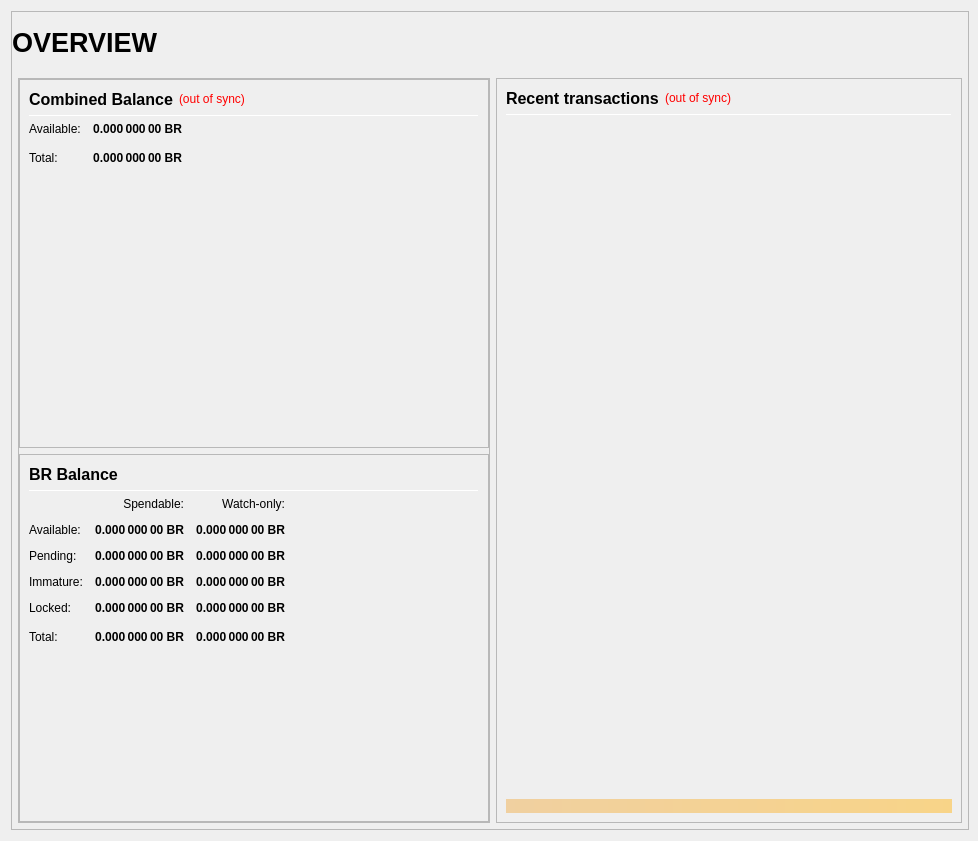
<?xml version="1.0" encoding="UTF-8"?>
<ui version="4.0">
 <class>OverviewPage</class>
 <widget class="QWidget" name="OverviewPage">
  <property name="geometry">
   <rect>
    <x>0</x>
    <y>0</y>
    <width>978</width>
    <height>841</height>
   </rect>
  </property>
  <property name="minimumSize">
   <size>
    <width>960</width>
    <height>682</height>
   </size>
  </property>
  <property name="windowTitle">
   <string>Form</string>
  </property>
  <layout class="QVBoxLayout" name="topLayout" stretch="1">
   <property name="rightMargin">
    <number>9</number>
   </property>
   <item>
    <widget class="QFrame" name="frame_BG">
     <property name="minimumSize">
      <size>
       <width>850</width>
       <height>610</height>
      </size>
     </property>
     <property name="maximumSize">
      <size>
       <width>16777215</width>
       <height>16777215</height>
      </size>
     </property>
     <property name="frameShape">
      <enum>QFrame::StyledPanel</enum>
     </property>
     <property name="frameShadow">
      <enum>QFrame::Raised</enum>
     </property>
     <layout class="QVBoxLayout" name="verticalLayout_3" stretch="1">
      <property name="leftMargin">
       <number>0</number>
      </property>
      <property name="topMargin">
       <number>0</number>
      </property>
      <property name="rightMargin">
       <number>0</number>
      </property>
      <property name="bottomMargin">
       <number>6</number>
      </property>
      <item>
       <layout class="QVBoxLayout" name="verticalLayout_Master" stretch="0,1">
        <property name="leftMargin">
         <number>0</number>
        </property>
        <property name="topMargin">
         <number>0</number>
        </property>
        <property name="rightMargin">
         <number>0</number>
        </property>
        <property name="bottomMargin">
         <number>0</number>
        </property>
        <item>
         <widget class="QFrame" name="frame_Header">
          <layout class="QVBoxLayout" name="verticalLayout_Header" stretch="0">
           <property name="leftMargin">
            <number>0</number>
           </property>
           <property name="topMargin">
            <number>0</number>
           </property>
           <property name="rightMargin">
            <number>0</number>
           </property>
           <property name="bottomMargin">
            <number>0</number>
           </property>
           <item>
            <layout class="QHBoxLayout" name="horizontalLayout_Header" stretch="1,0,1">
             <property name="spacing">
              <number>6</number>
             </property>
             <item>
              <widget class="QLabel" name="labelOverviewHeaderLeft">
               <property name="minimumSize">
                <size>
                 <width>464</width>
                 <height>60</height>
                </size>
               </property>
               <property name="maximumSize">
                <size>
                 <width>16777215</width>
                 <height>60</height>
                </size>
               </property>
               <property name="font">
                <font>
                 <pointsize>20</pointsize>
                 <weight>75</weight>
                 <bold>true</bold>
                </font>
               </property>
               <property name="text">
                <string>OVERVIEW</string>
               </property>
               <property name="alignment">
                <set>Qt::AlignLeading|Qt::AlignLeft|Qt::AlignVCenter</set>
               </property>
              </widget>
             </item>
             <item>
              <spacer name="horizontalSpacer_Header">
               <property name="orientation">
                <enum>Qt::Horizontal</enum>
               </property>
               <property name="sizeHint" stdset="0">
                <size>
                 <width>40</width>
                 <height>20</height>
                </size>
               </property>
              </spacer>
             </item>
             <item>
              <widget class="QLabel" name="labelOverviewHeaderRight">
               <property name="minimumSize">
                <size>
                 <width>464</width>
                 <height>60</height>
                </size>
               </property>
               <property name="maximumSize">
                <size>
                 <width>16777215</width>
                 <height>60</height>
                </size>
               </property>
               <property name="font">
                <font>
                 <pointsize>14</pointsize>
                </font>
               </property>
               <property name="text">
                <string/>
               </property>
               <property name="alignment">
                <set>Qt::AlignRight|Qt::AlignTrailing|Qt::AlignVCenter</set>
               </property>
              </widget>
             </item>
            </layout>
           </item>
          </layout>
         </widget>
        </item>
        <item>
         <widget class="QFrame" name="frame_Content">
          <layout class="QVBoxLayout" name="verticalLayout_Content">
           <property name="leftMargin">
            <number>6</number>
           </property>
           <property name="topMargin">
            <number>0</number>
           </property>
           <property name="rightMargin">
            <number>6</number>
           </property>
           <property name="bottomMargin">
            <number>0</number>
           </property>
           <item>
            <layout class="QHBoxLayout" name="horizontalLayout_Content" stretch="1,1">
             <property name="spacing">
              <number>6</number>
             </property>
             <item>
              <layout class="QVBoxLayout" name="verticalLayout_left" stretch="1">
               <item>
                <widget class="QFrame" name="frameObfuscation">
                 <property name="minimumSize">
                  <size>
                   <width>0</width>
                   <height>0</height>
                  </size>
                 </property>
                 <property name="frameShape">
                  <enum>QFrame::StyledPanel</enum>
                 </property>
                 <property name="frameShadow">
                  <enum>QFrame::Raised</enum>
                 </property>
                 <layout class="QVBoxLayout" name="verticalLayout" stretch="0,0,0">
                  <property name="leftMargin">
                   <number>0</number>
                  </property>
                  <property name="topMargin">
                   <number>0</number>
                  </property>
                  <property name="rightMargin">
                   <number>0</number>
                  </property>
                  <property name="bottomMargin">
                   <number>0</number>
                  </property>
                  <item>
                   <widget class="QFrame" name="frame_CombinedBalances">
                    <property name="minimumSize">
                     <size>
                      <width>470</width>
                      <height>0</height>
                     </size>
                    </property>
                    <property name="frameShape">
                     <enum>QFrame::StyledPanel</enum>
                    </property>
                    <property name="frameShadow">
                     <enum>QFrame::Raised</enum>
                    </property>
                    <layout class="QVBoxLayout" name="verticalLayout_5">
                     <item>
                      <layout class="QHBoxLayout" name="horizontalLayout_5" stretch="0,0,0">
                       <item>
                        <widget class="QLabel" name="label_5z">
                         <property name="minimumSize">
                          <size>
                           <width>0</width>
                           <height>20</height>
                          </size>
                         </property>
                         <property name="font">
                          <font>
                           <pointsize>12</pointsize>
                           <weight>75</weight>
                           <bold>true</bold>
                          </font>
                         </property>
                         <property name="toolTip">
                          <string>Combined Balance (including unconfirmed and immature coins)</string>
                         </property>
                         <property name="text">
                          <string>Combined Balance</string>
                         </property>
                        </widget>
                       </item>
                       <item>
                        <widget class="QLabel" name="labelWalletStatus">
                         <property name="cursor">
                          <cursorShape>WhatsThisCursor</cursorShape>
                         </property>
                         <property name="toolTip">
                          <string>The displayed information may be out of date. Your wallet automatically synchronizes with the BitcoinReal network after a connection is established, but this process has not completed yet.</string>
                         </property>
                         <property name="styleSheet">
                          <string notr="true">QLabel { color: red; }</string>
                         </property>
                         <property name="text">
                          <string notr="true">(out of sync)</string>
                         </property>
                         <property name="alignment">
                          <set>Qt::AlignLeading|Qt::AlignLeft|Qt::AlignVCenter</set>
                         </property>
                        </widget>
                       </item>
                       <item>
                        <spacer name="horizontalSpacer_1">
                         <property name="orientation">
                          <enum>Qt::Horizontal</enum>
                         </property>
                         <property name="sizeHint" stdset="0">
                          <size>
                           <width>40</width>
                           <height>20</height>
                          </size>
                         </property>
                        </spacer>
                       </item>
                      </layout>
                     </item>
                     <item>
                      <widget class="Line" name="line_CombinedBalance">
                       <property name="minimumSize">
                        <size>
                         <width>0</width>
                         <height>1</height>
                        </size>
                       </property>
                       <property name="maximumSize">
                        <size>
                         <width>16777215</width>
                         <height>1</height>
                        </size>
                       </property>
                       <property name="orientation">
                        <enum>Qt::Horizontal</enum>
                       </property>
                      </widget>
                     </item>
                     <item>
                      <layout class="QGridLayout" name="gridLayout_3">
                       <property name="spacing">
                        <number>12</number>
                       </property>
                       <item row="1" column="0">
                        <widget class="QLabel" name="labelBalanceTextz">
                         <property name="text">
                          <string>Available:</string>
                         </property>
                        </widget>
                       </item>
                       <item row="1" column="1">
                        <widget class="QLabel" name="labelBalancez">
                         <property name="font">
                          <font>
                           <weight>75</weight>
                           <bold>true</bold>
                          </font>
                         </property>
                         <property name="cursor">
                          <cursorShape>IBeamCursor</cursorShape>
                         </property>
                         <property name="toolTip">
                          <string>Your current spendable balance</string>
                         </property>
                         <property name="text">
                          <string notr="true">0.000 000 00 BR</string>
                         </property>
                         <property name="alignment">
                          <set>Qt::AlignRight|Qt::AlignTrailing|Qt::AlignVCenter</set>
                         </property>
                         <property name="textInteractionFlags">
                          <set>Qt::LinksAccessibleByMouse|Qt::TextSelectableByKeyboard|Qt::TextSelectableByMouse</set>
                         </property>
                        </widget>
                       </item>
                       <item row="2" column="0">
                        <widget class="QLabel" name="labelTotalTextz">
                         <property name="text">
                          <string>Total:</string>
                         </property>
                        </widget>
                       </item>
                       <item row="2" column="1">
                        <widget class="QLabel" name="labelTotalz">
                         <property name="font">
                          <font>
                           <weight>75</weight>
                           <bold>true</bold>
                          </font>
                         </property>
                         <property name="cursor">
                          <cursorShape>IBeamCursor</cursorShape>
                         </property>
                         <property name="toolTip">
                          <string>Total Balance, including all unavailable coins.</string>
                         </property>
                         <property name="text">
                          <string notr="true">0.000 000 00 BR</string>
                         </property>
                         <property name="alignment">
                          <set>Qt::AlignRight|Qt::AlignTrailing|Qt::AlignVCenter</set>
                         </property>
                         <property name="textInteractionFlags">
                          <set>Qt::LinksAccessibleByMouse|Qt::TextSelectableByKeyboard|Qt::TextSelectableByMouse</set>
                         </property>
                        </widget>
                       </item>
                       <item row="2" column="3">
                        <spacer name="horizontalSpacer_2">
                         <property name="orientation">
                          <enum>Qt::Horizontal</enum>
                         </property>
                         <property name="sizeHint" stdset="0">
                          <size>
                           <width>40</width>
                           <height>20</height>
                          </size>
                         </property>
                        </spacer>
                       </item>
                      </layout>
                     </item>
                     <item>
                      <spacer name="verticalSpacer_1">
                       <property name="orientation">
                        <enum>Qt::Vertical</enum>
                       </property>
                       <property name="sizeHint" stdset="0">
                        <size>
                         <width>20</width>
                         <height>40</height>
                        </size>
                       </property>
                      </spacer>
                     </item>
                    </layout>
                   </widget>
                  </item>
                  <item>
                   <widget class="QFrame" name="frame_Balances">
                    <property name="frameShape">
                     <enum>QFrame::StyledPanel</enum>
                    </property>
                    <property name="frameShadow">
                     <enum>QFrame::Raised</enum>
                    </property>
                    <layout class="QVBoxLayout" name="verticalLayout_4">
                     <item>
                      <layout class="QHBoxLayout" name="horizontalLayout_4">
                       <item>
                        <widget class="QLabel" name="label_5">
                         <property name="minimumSize">
                          <size>
                           <width>0</width>
                           <height>20</height>
                          </size>
                         </property>
                         <property name="font">
                          <font>
                           <pointsize>12</pointsize>
                           <weight>75</weight>
                           <bold>true</bold>
                          </font>
                         </property>
                         <property name="text">
                          <string>BR Balance</string>
                         </property>
                        </widget>
                       </item>
                       <item>
                        <spacer name="horizontalSpacer_3">
                         <property name="orientation">
                          <enum>Qt::Horizontal</enum>
                         </property>
                         <property name="sizeHint" stdset="0">
                          <size>
                           <width>40</width>
                           <height>20</height>
                          </size>
                         </property>
                        </spacer>
                       </item>
                      </layout>
                     </item>
                     <item>
                      <widget class="Line" name="line_Balance">
                       <property name="minimumSize">
                        <size>
                         <width>0</width>
                         <height>1</height>
                        </size>
                       </property>
                       <property name="maximumSize">
                        <size>
                         <width>16777215</width>
                         <height>1</height>
                        </size>
                       </property>
                       <property name="orientation">
                        <enum>Qt::Horizontal</enum>
                       </property>
                      </widget>
                     </item>
                     <item>
                      <layout class="QGridLayout" name="gridLayout">
                       <property name="spacing">
                        <number>12</number>
                       </property>
                       <item row="0" column="1">
                        <widget class="QLabel" name="labelSpendable">
                         <property name="text">
                          <string>Spendable:</string>
                         </property>
                         <property name="alignment">
                          <set>Qt::AlignRight|Qt::AlignTrailing|Qt::AlignVCenter</set>
                         </property>
                        </widget>
                       </item>
                       <item row="0" column="2">
                        <widget class="QLabel" name="labelWatchonly">
                         <property name="text">
                          <string>Watch-only:</string>
                         </property>
                         <property name="alignment">
                          <set>Qt::AlignRight|Qt::AlignTrailing|Qt::AlignVCenter</set>
                         </property>
                        </widget>
                       </item>
                       <item row="1" column="0">
                        <widget class="QLabel" name="labelBalanceText">
                         <property name="text">
                          <string>Available:</string>
                         </property>
                        </widget>
                       </item>
                       <item row="1" column="1">
                        <widget class="QLabel" name="labelBalance">
                         <property name="font">
                          <font>
                           <weight>75</weight>
                           <bold>true</bold>
                          </font>
                         </property>
                         <property name="cursor">
                          <cursorShape>IBeamCursor</cursorShape>
                         </property>
                         <property name="toolTip">
                          <string>Your current spendable balance</string>
                         </property>
                         <property name="text">
                          <string notr="true">0.000 000 00 BR</string>
                         </property>
                         <property name="alignment">
                          <set>Qt::AlignRight|Qt::AlignTrailing|Qt::AlignVCenter</set>
                         </property>
                         <property name="textInteractionFlags">
                          <set>Qt::LinksAccessibleByMouse|Qt::TextSelectableByKeyboard|Qt::TextSelectableByMouse</set>
                         </property>
                        </widget>
                       </item>
                       <item row="1" column="2">
                        <widget class="QLabel" name="labelWatchAvailable">
                         <property name="font">
                          <font>
                           <weight>75</weight>
                           <bold>true</bold>
                          </font>
                         </property>
                         <property name="cursor">
                          <cursorShape>IBeamCursor</cursorShape>
                         </property>
                         <property name="toolTip">
                          <string>Your current balance in watch-only addresses</string>
                         </property>
                         <property name="text">
                          <string notr="true">0.000 000 00 BR</string>
                         </property>
                         <property name="alignment">
                          <set>Qt::AlignRight|Qt::AlignTrailing|Qt::AlignVCenter</set>
                         </property>
                         <property name="textInteractionFlags">
                          <set>Qt::LinksAccessibleByMouse|Qt::TextSelectableByKeyboard|Qt::TextSelectableByMouse</set>
                         </property>
                        </widget>
                       </item>
                       <item row="2" column="0">
                        <widget class="QLabel" name="labelPendingText">
                         <property name="text">
                          <string>Pending:</string>
                         </property>
                        </widget>
                       </item>
                       <item row="2" column="1">
                        <widget class="QLabel" name="labelUnconfirmed">
                         <property name="font">
                          <font>
                           <weight>75</weight>
                           <bold>true</bold>
                          </font>
                         </property>
                         <property name="cursor">
                          <cursorShape>IBeamCursor</cursorShape>
                         </property>
                         <property name="toolTip">
                          <string>Total of transactions that have yet to be confirmed, and do not yet count toward the spendable balance</string>
                         </property>
                         <property name="text">
                          <string notr="true">0.000 000 00 BR</string>
                         </property>
                         <property name="alignment">
                          <set>Qt::AlignRight|Qt::AlignTrailing|Qt::AlignVCenter</set>
                         </property>
                         <property name="textInteractionFlags">
                          <set>Qt::LinksAccessibleByMouse|Qt::TextSelectableByKeyboard|Qt::TextSelectableByMouse</set>
                         </property>
                        </widget>
                       </item>
                       <item row="2" column="2">
                        <widget class="QLabel" name="labelWatchPending">
                         <property name="font">
                          <font>
                           <weight>75</weight>
                           <bold>true</bold>
                          </font>
                         </property>
                         <property name="cursor">
                          <cursorShape>IBeamCursor</cursorShape>
                         </property>
                         <property name="toolTip">
                          <string>Unconfirmed transactions to watch-only addresses</string>
                         </property>
                         <property name="text">
                          <string notr="true">0.000 000 00 BR</string>
                         </property>
                         <property name="alignment">
                          <set>Qt::AlignRight|Qt::AlignTrailing|Qt::AlignVCenter</set>
                         </property>
                         <property name="textInteractionFlags">
                          <set>Qt::LinksAccessibleByMouse|Qt::TextSelectableByKeyboard|Qt::TextSelectableByMouse</set>
                         </property>
                        </widget>
                       </item>
                       <item row="3" column="0">
                        <widget class="QLabel" name="labelImmatureText">
                         <property name="text">
                          <string>Immature:</string>
                         </property>
                        </widget>
                       </item>
                       <item row="3" column="1">
                        <widget class="QLabel" name="labelImmature">
                         <property name="font">
                          <font>
                           <weight>75</weight>
                           <bold>true</bold>
                          </font>
                         </property>
                         <property name="cursor">
                          <cursorShape>IBeamCursor</cursorShape>
                         </property>
                         <property name="toolTip">
                          <string>Staked or masternode rewards that has not yet matured</string>
                         </property>
                         <property name="text">
                          <string notr="true">0.000 000 00 BR</string>
                         </property>
                         <property name="alignment">
                          <set>Qt::AlignRight|Qt::AlignTrailing|Qt::AlignVCenter</set>
                         </property>
                         <property name="textInteractionFlags">
                          <set>Qt::LinksAccessibleByMouse|Qt::TextSelectableByKeyboard|Qt::TextSelectableByMouse</set>
                         </property>
                        </widget>
                       </item>
                       <item row="3" column="2">
                        <widget class="QLabel" name="labelWatchImmature">
                         <property name="font">
                          <font>
                           <weight>75</weight>
                           <bold>true</bold>
                          </font>
                         </property>
                         <property name="cursor">
                          <cursorShape>IBeamCursor</cursorShape>
                         </property>
                         <property name="toolTip">
                          <string>Staked or masternode rewards in watch-only addresses that has not yet matured</string>
                         </property>
                         <property name="text">
                          <string notr="true">0.000 000 00 BR</string>
                         </property>
                         <property name="alignment">
                          <set>Qt::AlignRight|Qt::AlignTrailing|Qt::AlignVCenter</set>
                         </property>
                         <property name="textInteractionFlags">
                          <set>Qt::LinksAccessibleByMouse|Qt::TextSelectableByKeyboard|Qt::TextSelectableByMouse</set>
                         </property>
                        </widget>
                       </item>
                       <item row="4" column="0">
                        <widget class="QLabel" name="labelLockedBalanceText">
                         <property name="toolTip">
                          <string>Locked BR or Masternode collaterals. These are excluded from zBR minting.</string>
                         </property>
                         <property name="text">
                          <string>Locked:</string>
                         </property>
                        </widget>
                       </item>
                       <item row="4" column="1">
                        <widget class="QLabel" name="labelLockedBalance">
                         <property name="font">
                          <font>
                           <weight>75</weight>
                           <bold>true</bold>
                          </font>
                         </property>
                         <property name="cursor">
                          <cursorShape>IBeamCursor</cursorShape>
                         </property>
                         <property name="toolTip">
                          <string>Locked BR or Masternode collaterals. These are excluded from zBR minting.</string>
                         </property>
                         <property name="text">
                          <string notr="true">0.000 000 00 BR</string>
                         </property>
                         <property name="alignment">
                          <set>Qt::AlignRight|Qt::AlignTrailing|Qt::AlignVCenter</set>
                         </property>
                         <property name="textInteractionFlags">
                          <set>Qt::LinksAccessibleByMouse|Qt::TextSelectableByKeyboard|Qt::TextSelectableByMouse</set>
                         </property>
                        </widget>
                       </item>
                       <item row="4" column="2">
                        <widget class="QLabel" name="labelWatchLocked">
                         <property name="font">
                          <font>
                           <weight>75</weight>
                           <bold>true</bold>
                          </font>
                         </property>
                         <property name="cursor">
                          <cursorShape>IBeamCursor</cursorShape>
                         </property>
                         <property name="toolTip">
                          <string>Current locked balance in watch-only addresses</string>
                         </property>
                         <property name="text">
                          <string notr="true">0.000 000 00 BR</string>
                         </property>
                         <property name="alignment">
                          <set>Qt::AlignRight|Qt::AlignTrailing|Qt::AlignVCenter</set>
                         </property>
                         <property name="textInteractionFlags">
                          <set>Qt::LinksAccessibleByMouse|Qt::TextSelectableByKeyboard|Qt::TextSelectableByMouse</set>
                         </property>
                        </widget>
                       </item>
                       <item row="5" column="0">
                        <widget class="QLabel" name="labelTotalText">
                         <property name="toolTip">
                          <string>Your current BitcoinReal balance, unconfirmed and immature transactions included</string>
                         </property>
                         <property name="text">
                          <string>Total:</string>
                         </property>
                        </widget>
                       </item>
                       <item row="5" column="1">
                        <widget class="QLabel" name="labelTotal">
                         <property name="font">
                          <font>
                           <weight>75</weight>
                           <bold>true</bold>
                          </font>
                         </property>
                         <property name="cursor">
                          <cursorShape>IBeamCursor</cursorShape>
                         </property>
                         <property name="toolTip">
                          <string>Your current BitcoinReal balance, unconfirmed and immature transactions included</string>
                         </property>
                         <property name="text">
                          <string notr="true">0.000 000 00 BR</string>
                         </property>
                         <property name="alignment">
                          <set>Qt::AlignRight|Qt::AlignTrailing|Qt::AlignVCenter</set>
                         </property>
                         <property name="textInteractionFlags">
                          <set>Qt::LinksAccessibleByMouse|Qt::TextSelectableByKeyboard|Qt::TextSelectableByMouse</set>
                         </property>
                        </widget>
                       </item>
                       <item row="5" column="2">
                        <widget class="QLabel" name="labelWatchTotal">
                         <property name="font">
                          <font>
                           <weight>75</weight>
                           <bold>true</bold>
                          </font>
                         </property>
                         <property name="cursor">
                          <cursorShape>IBeamCursor</cursorShape>
                         </property>
                         <property name="toolTip">
                          <string>Current total balance in watch-only addresses</string>
                         </property>
                         <property name="text">
                          <string notr="true">0.000 000 00 BR</string>
                         </property>
                         <property name="alignment">
                          <set>Qt::AlignRight|Qt::AlignTrailing|Qt::AlignVCenter</set>
                         </property>
                         <property name="textInteractionFlags">
                          <set>Qt::LinksAccessibleByMouse|Qt::TextSelectableByKeyboard|Qt::TextSelectableByMouse</set>
                         </property>
                        </widget>
                       </item>
                       <item row="5" column="3">
                        <spacer name="horizontalSpacer_9">
                         <property name="orientation">
                          <enum>Qt::Horizontal</enum>
                         </property>
                         <property name="sizeHint" stdset="0">
                          <size>
                           <width>40</width>
                           <height>20</height>
                          </size>
                         </property>
                        </spacer>
                       </item>
                      </layout>
                     </item>
                     <item>
                      <spacer name="verticalSpacer_3">
                       <property name="orientation">
                        <enum>Qt::Vertical</enum>
                       </property>
                       <property name="sizeHint" stdset="0">
                        <size>
                         <width>20</width>
                         <height>40</height>
                        </size>
                       </property>
                      </spacer>
                     </item>
                    </layout>
                   </widget>
                  </item>
                 </layout>
                </widget>
               </item>
              </layout>
             </item>
             <item>
              <layout class="QVBoxLayout" name="verticalLayout_right" stretch="1">
               <item>
                <widget class="QFrame" name="frame_RecentTransactions">
                 <property name="minimumSize">
                  <size>
                   <width>0</width>
                   <height>0</height>
                  </size>
                 </property>
                 <property name="frameShape">
                  <enum>QFrame::StyledPanel</enum>
                 </property>
                 <property name="frameShadow">
                  <enum>QFrame::Raised</enum>
                 </property>
                 <layout class="QVBoxLayout" name="verticalLayout_1" stretch="0,0,0,0,0">
                  <item>
                   <layout class="QHBoxLayout" name="horizontalLayout_2">
                    <item>
                     <widget class="QLabel" name="label_4">
                      <property name="minimumSize">
                       <size>
                        <width>0</width>
                        <height>20</height>
                       </size>
                      </property>
                      <property name="font">
                       <font>
                        <pointsize>12</pointsize>
                        <weight>75</weight>
                        <bold>true</bold>
                       </font>
                      </property>
                      <property name="text">
                       <string>Recent transactions</string>
                      </property>
                     </widget>
                    </item>
                    <item>
                     <widget class="QLabel" name="labelTransactionsStatus">
                      <property name="cursor">
                       <cursorShape>WhatsThisCursor</cursorShape>
                      </property>
                      <property name="toolTip">
                       <string>The displayed information may be out of date. Your wallet automatically synchronizes with the BitcoinReal network after a connection is established, but this process has not completed yet.</string>
                      </property>
                      <property name="styleSheet">
                       <string notr="true">QLabel { color: red; }</string>
                      </property>
                      <property name="text">
                       <string notr="true">(out of sync)</string>
                      </property>
                      <property name="alignment">
                       <set>Qt::AlignRight|Qt::AlignTrailing|Qt::AlignVCenter</set>
                      </property>
                     </widget>
                    </item>
                    <item>
                     <spacer name="horizontalSpacer">
                      <property name="orientation">
                       <enum>Qt::Horizontal</enum>
                      </property>
                      <property name="sizeHint" stdset="0">
                       <size>
                        <width>40</width>
                        <height>20</height>
                       </size>
                      </property>
                     </spacer>
                    </item>
                   </layout>
                  </item>
                  <item>
                   <widget class="Line" name="line">
                    <property name="minimumSize">
                     <size>
                      <width>0</width>
                      <height>1</height>
                     </size>
                    </property>
                    <property name="maximumSize">
                     <size>
                      <width>16777215</width>
                      <height>1</height>
                     </size>
                    </property>
                    <property name="orientation">
                     <enum>Qt::Horizontal</enum>
                    </property>
                   </widget>
                  </item>
                  <item>
                   <widget class="QListView" name="listTransactions">
                    <property name="minimumSize">
                     <size>
                      <width>0</width>
                      <height>0</height>
                     </size>
                    </property>
                    <property name="styleSheet">
                     <string notr="true">QListView { background: transparent; }</string>
                    </property>
                    <property name="frameShape">
                     <enum>QFrame::NoFrame</enum>
                    </property>
                    <property name="verticalScrollBarPolicy">
                     <enum>Qt::ScrollBarAlwaysOff</enum>
                    </property>
                    <property name="horizontalScrollBarPolicy">
                     <enum>Qt::ScrollBarAlwaysOff</enum>
                    </property>
                    <property name="selectionMode">
                     <enum>QAbstractItemView::NoSelection</enum>
                    </property>
                   </widget>
                  </item>
                  <item>
                   <spacer name="verticalSpacer_2">
                    <property name="orientation">
                     <enum>Qt::Vertical</enum>
                    </property>
                    <property name="sizeType">
                     <enum>QSizePolicy::Expanding</enum>
                    </property>
                    <property name="sizeHint" stdset="0">
                     <size>
                      <width>20</width>
                      <height>40</height>
                     </size>
                    </property>
                   </spacer>
                  </item>
                  <item>
                   <widget class="QLabel" name="labelAlerts">
                    <property name="maximumSize">
                     <size>
                      <width>16777215</width>
                      <height>16777215</height>
                     </size>
                    </property>
                    <property name="styleSheet">
                     <string notr="true">background-color: qlineargradient(x1: 0, y1: 0, x2: 1, y2: 0, stop:0 #F0D0A0, stop:1 #F8D488); color:#000000;</string>
                    </property>
                    <property name="text">
                     <string/>
                    </property>
                    <property name="wordWrap">
                     <bool>true</bool>
                    </property>
                    <property name="margin">
                     <number>3</number>
                    </property>
                   </widget>
                  </item>
                 </layout>
                </widget>
               </item>
              </layout>
             </item>
            </layout>
           </item>
          </layout>
         </widget>
        </item>
       </layout>
      </item>
     </layout>
    </widget>
   </item>
  </layout>
 </widget>
 <resources/>
 <connections/>
</ui>
